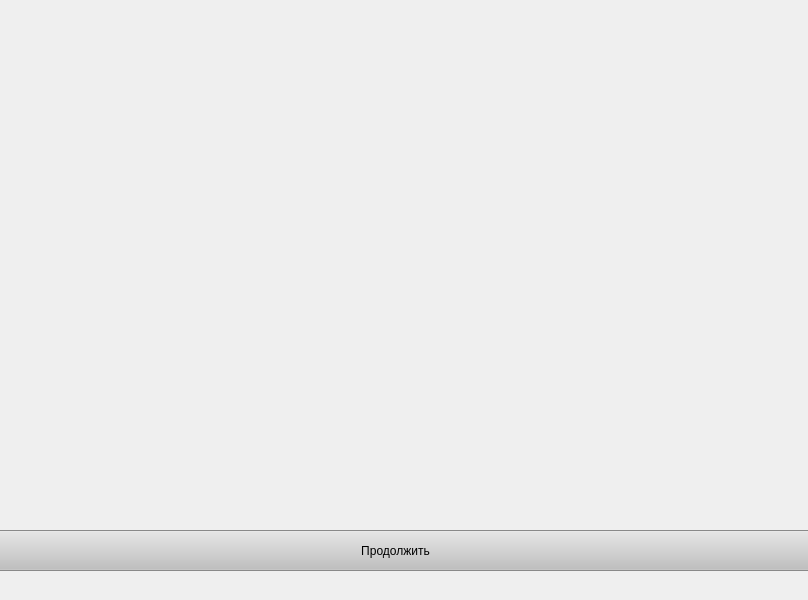
<?xml version="1.0" encoding="UTF-8"?>
<ui version="4.0">
 <class>MainWindow</class>
 <widget class="QMainWindow" name="MainWindow">
  <property name="geometry">
   <rect>
    <x>0</x>
    <y>0</y>
    <width>808</width>
    <height>600</height>
   </rect>
  </property>
  <property name="minimumSize">
   <size>
    <width>808</width>
    <height>600</height>
   </size>
  </property>
  <property name="maximumSize">
   <size>
    <width>808</width>
    <height>600</height>
   </size>
  </property>
  <property name="windowTitle">
   <string>MainWindow</string>
  </property>
  <property name="styleSheet">
   <string notr="true"/>
  </property>
  <widget class="QWidget" name="centralwidget">
   <widget class="QWidget" name="widget" native="true">
    <property name="geometry">
     <rect>
      <x>0</x>
      <y>-20</y>
      <width>811</width>
      <height>551</height>
     </rect>
    </property>
    <property name="styleSheet">
     <string notr="true">background: url(:/images/images/maxresdefault.jpg) no-repeat center center;
background-size: cover;
background-attachment: fixed;
border-bottom-width: 5;
border-right-width: 15;</string>
    </property>
   </widget>
   <widget class="QPushButton" name="pushButton">
    <property name="geometry">
     <rect>
      <x>-20</x>
      <y>530</y>
      <width>831</width>
      <height>41</height>
     </rect>
    </property>
    <property name="styleSheet">
     <string notr="true">background-image: None;
background-color: rgb(192,192,192);
color:rgb(0,0,0);</string>
    </property>
    <property name="text">
     <string>Продолжить</string>
    </property>
   </widget>
  </widget>
  <widget class="QMenuBar" name="menubar">
   <property name="geometry">
    <rect>
     <x>0</x>
     <y>0</y>
     <width>808</width>
     <height>25</height>
    </rect>
   </property>
  </widget>
 </widget>
 <resources/>
 <connections/>
</ui>
